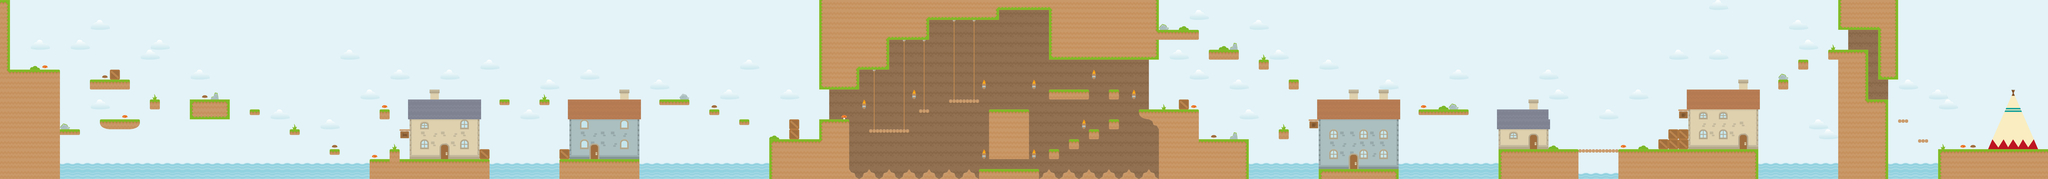

This is a level from a 2D game, rendered from its Tiled map with the project's own tilesets. A one-line summary and the map file follow, with tile-layer data summarised:
An orthogonal 205x18 tile map with 70x70 px tiles, 3 tile layers (Air Background, Collision, Decoration) and 120 objects.

<map version="1.0" orientation="orthogonal" renderorder="right-down" width="205" height="18" tilewidth="70" tileheight="70">
 <tileset firstgid="1" name="spritesheet_level5" tilewidth="70" tileheight="70">
  <image source="../images/spritesheet_level5.png" width="700" height="1120" />
  <tile id="1">
   <properties>
    <property name="Class" value="GroundEnemy" />
    <property name="sheet" value="g_enemy1-lv5" />
   </properties>
  </tile>
  <tile id="2">
   <properties>
    <property name="Class" value="GroundEnemy" />
    <property name="sheet" value="g_enemy2-lv5" />
   </properties>
  </tile>
  <tile id="3">
   <properties>
    <property name="Class" value="VerticalEnemy" />
    <property name="sheet" value="v_enemy1-lv5" />
   </properties>
  </tile>
  <tile id="9">
   <properties>
    <property name="Class" value="Coin" />
    <property name="sheet" value="gold-coin" />
   </properties>
  </tile>
  <tile id="10">
   <properties>
    <property name="Class" value="Endgame" />
    <property name="sheet" value="endgame-top" />
   </properties>
  </tile>
  <tile id="11">
   <properties>
    <property name="Class" value="Endgame" />
    <property name="sheet" value="endgame-bottom" />
   </properties>
  </tile>
 </tileset>
 <layer name="Air Background" width="205" height="18">
  <properties>
   <property name="boundingBox" value="true" />
   <property name="type" value="0" />
  </properties>
  <data>[3690 cells, 3690 non-empty, 2 distinct tile ids]</data>
 </layer>
 <layer name="Collision" width="205" height="18">
  <properties>
   <property name="collision" value="true" />
  </properties>
  <data>[3690 cells, 870 non-empty, 55 distinct tile ids]</data>
 </layer>
 <layer name="Decoration" width="205" height="18">
  <properties>
   <property name="type" value="0" />
  </properties>
  <data>[3690 cells, 438 non-empty, 53 distinct tile ids]</data>
 </layer>
 <objectgroup name="Enemies">
  <object gid="3" x="700" y="560" />
  <object gid="2" x="840" y="840" />
  <object gid="3" x="1470" y="700" />
  <object gid="4" x="1190" y="560" />
  <object gid="4" x="490" y="420" />
  <object gid="4" x="1890" y="700" />
  <object gid="4" x="2170" y="840" />
  <object gid="2" x="2590" y="1120" />
  <object gid="3" x="3220" y="700" />
  <object gid="4" x="3640" y="560" />
  <object gid="2" x="4200" y="700" />
  <object gid="4" x="5040" y="700" />
  <object gid="4" x="5250" y="770" />
  <object gid="3" x="5460" y="980" />
  <object gid="2" x="6230" y="910" />
  <object gid="4" x="6510" y="630" />
  <object gid="3" x="7070" y="770" />
  <object gid="3" x="7560" y="630" />
  <object gid="2" x="8120" y="770" />
  <object gid="4" x="7910" y="560" />
  <object gid="4" x="8960" y="490" />
  <object gid="4" x="8750" y="350" />
  <object gid="4" x="8400" y="140" />
  <object gid="2" x="9310" y="700" />
  <object gid="3" x="10220" y="770" />
  <object gid="4" x="10360" y="630" />
  <object gid="2" x="11480" y="1050" />
  <object gid="2" x="10920" y="1050" />
  <object gid="3" x="11970" y="630" />
  <object gid="3" x="12110" y="630" />
  <object gid="4" x="12390" y="490" />
  <object gid="4" x="12670" y="350" />
  <object gid="3" x="13020" y="350" />
  <object gid="4" x="13230" y="700" />
  <object gid="4" x="13510" y="910" />
  <object gid="3" x="2940" y="700" />
  <object gid="4" x="3850" y="630" />
  <object gid="4" x="4550" y="630" />
  <object gid="2" x="5880" y="840" />
  <object gid="3" x="7420" y="630" />
  <object gid="4" x="7420" y="910" />
  <object gid="4" x="7560" y="840" />
  <object gid="4" x="9800" y="560" />
  <object gid="2" x="8610" y="350" />
  <object gid="3" x="10640" y="770" />
  <object gid="4" x="13370" y="840" />
 </objectgroup>
 <objectgroup name="Endgame">
  <object gid="12" x="14070" y="1050" />
  <object gid="11" x="14070" y="980" />
 </objectgroup>
 <objectgroup name="Coins">
  <object gid="10" x="280" y="490" />
  <object gid="10" x="350" y="490" />
  <object gid="10" x="770" y="490" />
  <object gid="10" x="840" y="560" />
  <object gid="10" x="420" y="910" />
  <object gid="10" x="490" y="910" />
  <object gid="10" x="1050" y="700" />
  <object gid="10" x="490" y="840" />
  <object gid="10" x="420" y="840" />
  <object gid="10" x="1750" y="770" />
  <object gid="10" x="2030" y="910" />
  <object gid="10" x="2310" y="1050" />
  <object gid="10" x="2730" y="1050" />
  <object gid="10" x="2800" y="910" />
  <object gid="10" x="2660" y="770" />
  <object gid="10" x="3010" y="630" />
  <object gid="10" x="3500" y="700" />
  <object gid="10" x="3780" y="700" />
  <object gid="10" x="4340" y="630" />
  <object gid="10" x="4620" y="700" />
  <object gid="10" x="4690" y="700" />
  <object gid="10" x="4760" y="700" />
  <object gid="10" x="5600" y="910" />
  <object gid="10" x="5670" y="910" />
  <object gid="10" x="5670" y="980" />
  <object gid="10" x="5600" y="980" />
  <object gid="10" x="5530" y="840" />
  <object gid="10" x="6440" y="770" />
  <object gid="10" x="6650" y="700" />
  <object gid="10" x="6720" y="700" />
  <object gid="10" x="6790" y="700" />
  <object gid="10" x="6930" y="1190" />
  <object gid="10" x="7000" y="1190" />
  <object gid="10" x="7070" y="1190" />
  <object gid="10" x="7140" y="1190" />
  <object gid="10" x="7350" y="1050" />
  <object gid="10" x="7490" y="980" />
  <object gid="10" x="7630" y="910" />
  <object gid="10" x="7770" y="840" />
  <object gid="10" x="7770" y="630" />
  <object gid="10" x="8260" y="700" />
  <object gid="10" x="8330" y="770" />
  <object gid="10" x="8470" y="980" />
  <object gid="10" x="8540" y="980" />
  <object gid="10" x="8610" y="980" />
  <object gid="10" x="9170" y="840" />
  <object gid="10" x="8120" y="210" />
  <object gid="10" x="8260" y="210" />
  <object gid="10" x="8190" y="210" />
  <object gid="10" x="8330" y="210" />
  <object gid="10" x="8820" y="420" />
  <object gid="10" x="9450" y="630" />
  <object gid="10" x="9660" y="630" />
  <object gid="10" x="10710" y="700" />
  <object gid="10" x="10780" y="770" />
  <object gid="10" x="9520" y="700" />
  <object gid="10" x="9590" y="700" />
  <object gid="10" x="11620" y="980" />
  <object gid="10" x="11690" y="910" />
  <object gid="10" x="11760" y="770" />
  <object gid="10" x="11760" y="910" />
  <object gid="10" x="12180" y="560" />
  <object gid="10" x="12250" y="630" />
  <object gid="10" x="12250" y="560" />
  <object gid="10" x="12600" y="420" />
  <object gid="10" x="12460" y="560" />
  <object gid="10" x="13090" y="560" />
  <object gid="10" x="13090" y="630" />
  <object gid="10" x="13090" y="700" />
  <object gid="10" x="13160" y="700" />
  <object gid="10" x="13300" y="840" />
  <object gid="10" x="13440" y="980" />
 </objectgroup>
</map>
